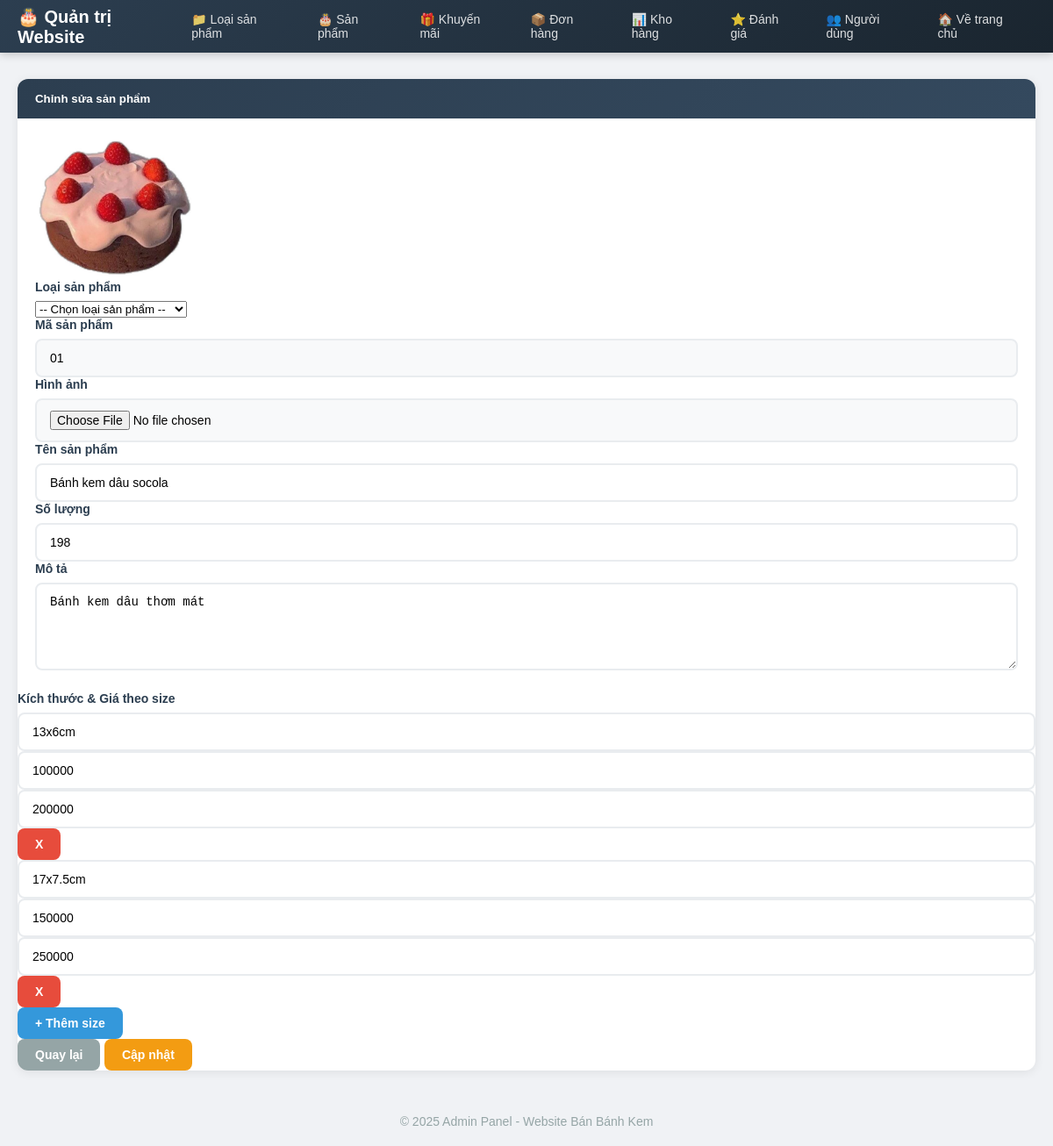
Page /Product/edit/01 (signed in) on the committed database.
### tables this page shows
CREATE TABLE `tblsanpham` (
  `maLoaiSP` varchar(50) NOT NULL,
  `masp` varchar(20) NOT NULL,
  `tensp` varchar(50) NOT NULL,
  `hinhanh` varchar(50) NOT NULL,
  `soluong` int(11) NOT NULL,
  `mota` varchar(200) NOT NULL,
  `createDate` date NOT NULL
);

CREATE TABLE `tbl_sanpham_size` (
  `id` int(11) NOT NULL,
  `masp` varchar(20) NOT NULL,
  `size` varchar(50) NOT NULL,
  `giaNhap` int(11) NOT NULL,
  `giaXuat` int(11) NOT NULL
);

### app/Controller.php (called while the page is built, shortened)
<?php
class Controller {
    public function model($model){
        return new $model;
    }
    public function view($view, $data = []){
        extract($data);
        require "./views/" . $view . ".php";
    }
}

### controllers/Product.php (called while the page is built, shortened)
<?php
class Product extends Controller{
    public function edit($masp){
        $obj = $this->model("AdProducModel");
        $obj2 = $this->model("AdProductTypeModel");
        $producttype = $obj2->all("tblloaisp");
        $product = $obj->find("tblsanpham", $masp);
        $sizes = $obj->getSizesByMasP($masp);
        $this->view("adminPage", [
            "page" => "ProductView",
            "producttype" => $producttype,
            "editItem" => $product,
            "sizes" => $sizes
        ]);
    }
}

### app/App.php (called while the page is built, shortened)
<?php
class App{
    protected $action="Show";
 public function __construct(){
        $arr=array();
        if(isset($_GET["url"])){
            $arr=$this->urlprocess();
        }
        if(isset($arr[0])&& file_exists("./controllers/".$arr[0].".php")){
            unset($arr[0]);
        }
        $this->controller= new $this->controller;
        if(isset($arr[1]) && method_exists($this->controller,$arr[1])){
            $this->action=$arr[1];
        }
        unset($arr[1]);
        $this->param =$arr?array_values($arr):array();
        call_user_func_array(array($this->controller,$this->action),$this->param);
    }
   public function urlprocess(){
        if(isset($_GET["url"])){
           return explode('/', filter_var(trim($_GET["url"],'/')));
        }
        return array();
    }
}

### index.php (called while the page is built, shortened)
<?php
require_once "app/DB.php";
require_once "app/Controller.php";
require_once "app/App.php";
$App = new App();
?>

### app/DB.php (called while the page is built, shortened)
<?php
class DB {
    private $host='localhost';
    private $user='root';
    private $pass='';
    private $dbname='website';
    public function __construct(){
        $this->db=$this->Connect();
    }
    public function Connect(){
        $dsn='mysql:host='.$this->host.';port=3306;dbname='.$this->dbname;
        $pdo=new PDO($dsn,$this->user,$this->pass);
        $pdo->setAttribute(PDO::ATTR_DEFAULT_FETCH_MODE,PDO::FETCH_ASSOC);
        return $pdo;
    }
}

### models/AdProducModel.php (called while the page is built, shortened)
<?php
class AdProducModel extends BaseModel {
    public function find($table, $masp) {
        try {
            $stmt = $this->db->prepare("SELECT * FROM $table WHERE masp = :masp LIMIT 1");
            $stmt->bindParam(":masp", $masp);
            $stmt->execute();
            return $stmt->fetch(PDO::FETCH_ASSOC);
        } catch (PDOException $e) {
            error_log("AdProducModel::find error: " . $e->getMessage());
            return null;
        }
    }
    public function getSizesByMasP($masp) {
        try {
            $sql = "SELECT * FROM tbl_sanpham_size WHERE masp = :masp ORDER BY id ASC";
            $stmt = $this->db->prepare($sql);
            $stmt->bindParam(':masp', $masp);
            $stmt->execute();
            $res = $stmt->fetchAll(PDO::FETCH_ASSOC);
            return $res;
        } catch (PDOException $e) {
            error_log("AdProducModel::getSizesByMasP exception: " . $e->getMessage());
            return [];
        }
    }
}

### views/Back_end/ProductView.php (the view, shortened to what this page needs)
<form
    action="<?php echo isset($data['editItem'])
        ? APP_URL . '/Product/edit/' . $data['editItem']['masp']
        : APP_URL . '/Product/create'; ?>"
    method="post"
    enctype="multipart/form-data"
    class="container mt-4"
>
    <div class="card shadow">
        <div class="card-header bg-primary text-white">
            <h5 class="mb-0">
                <?php echo isset($data['editItem']) ? 'Chỉnh sửa sản phẩm' : 'Thêm sản phẩm mới'; ?>
            </h5>
        </div>
        <div class="card-body row g-3">
            <div class="col-md-6">
                <?php
                if (isset($data['editItem']) && $data['editItem']['hinhanh']) {
                    echo "<img src='" . APP_URL . "/public/images/" . $data['editItem']['hinhanh'] . "' class='img-thumbnail mb-2' style='height: 10rem;'>";
                } else { ?>
                    <img src="<?php echo APP_URL ?>/public/images/defaut.png" class="img-thumbnail mb-2" style="height: 10rem;">
                <?php } ?>
            </div>
            <div class="col-md-6">
                <label class="form-label">Loại sản phẩm</label>
                <select name="txt_maloaisp" class="form-select" required>
                    <option value="">-- Chọn loại sản phẩm --</option>
                </select>
                <br>
                <label class="form-label">Mã sản phẩm</label>
                <input type="text" name="txt_masp" class="form-control"
                    value="<?php echo isset($data['editItem']) ? $data['editItem']['masp'] : ''; ?>"
                    <?php echo isset($data['editItem']) ? 'readonly' : ''; ?> required>
            </div>
            <div class="col-md-6">
                <label class="form-label">Hình ảnh</label>
                <input type="file" name="uploadfile" class="form-control" accept="image/*">
            </div>
            <div class="col-md-6">
                <label class="form-label">Tên sản phẩm</label>
                <input type="text" name="txt_tensp" class="form-control"
                    value="<?php echo isset($data['editItem']) ? $data['editItem']['tensp'] : ''; ?>" required>
            </div>
            <div class="col-md-6">
                <label class="form-label">Số lượng</label>
                <input type="number" name="txt_soluong" class="form-control" min="0"
                    value="<?php echo isset($data['editItem']) ? $data['editItem']['soluong'] : '0'; ?>" required>
            </div>
            <div class="col-md-12">
                <label class="form-label">Mô tả</label>
                <textarea name="txt_mota" rows="3" class="form-control"><?php
                    echo isset($data['editItem']) ? $data['editItem']['mota'] : '';
                ?></textarea>
            </div>
        </div>
<div class="px-4 pb-3">
    <label class="form-label fw-bold">Kích thước & Giá theo size</label>
    <div id="size-container">
        <?php
        if (!empty($data['sizes'])) {
            foreach ($data['sizes'] as $s) {
                echo "
                <div class='row g-2 mb-2 size-row'>
                    <div class='col-md-3'>
                        <input type='text' name='size[]' class='form-control' value='{$s['size']}' required>
                    </div>
                    <div class='col-md-3'>
                        <input type='number' name='giaNhap[]' class='form-control' value='{$s['giaNhap']}' min='0' required placeholder='Giá nhập'>
                    </div>
                    <div class='col-md-3'>
                        <input type='number' name='giaXuat[]' class='form-control' value='{$s['giaXuat']}' min='0' required placeholder='Giá xuất'>
                    </div>
                    <div class='col-md-3'>
                        <button type='button' class='btn btn-danger btn-remove-size w-100'>X</button>
                    </div>
                </div>";
            }
        }
        ?>
    </div>
    <button type="button" id="btn-add-size" class="btn btn-primary mt-2">+ Thêm size</button>
</div>
        <div class="card-footer text-end">
            <a href="<?php echo APP_URL; ?>/Product/" class="btn btn-secondary">Quay lại</a>
            <input type="submit" class="btn btn-<?php echo isset($data['editItem']) ? 'warning' : 'success'; ?>"
                value="<?php echo isset($data['editItem']) ? 'Cập nhật' : 'Lưu'; ?>">
        </div>
    </div>
</form>

### public/css/admin.css (style rules this page uses)
* { margin: 0; padding: 0; box-sizing: border-box; }
body { font-family: Arial, sans-serif; background: #f0f2f5; min-height: 100vh; }
.card { background: #fff; border-radius: 12px; box-shadow: 0 2px 12px rgba(0,0,0,0.08); overflow: hidden; }
.card-header { background: linear-gradient(135deg, #2c3e50 0%, #34495e 100%); color: #fff; padding: 15px 20px; font-weight: 600; font-size: 16px; }
.card-body { padding: 20px; }
.btn { padding: 10px 20px; border-radius: 8px; font-size: 14px; font-weight: 600; cursor: pointer; text-decoration: none; display: inline-flex; align-items: center; gap: 6px; border: none; transition: all 0.3s; }
.btn-primary { background: #3498db; color: #fff; }
.btn-warning { background: #f39c12; color: #fff; }
.btn-danger { background: #e74c3c; color: #fff; }
.btn-secondary { background: #95a5a6; color: #fff; }
.form-label { display: block; margin-bottom: 8px; font-weight: 600; color: #2c3e50; font-size: 14px; }
.form-control { width: 100%; padding: 12px 15px; border: 2px solid #e9ecef; border-radius: 8px; font-size: 14px; transition: border-color 0.3s, box-shadow 0.3s; }
.form-control:read-only { background: #f8f9fa; }
textarea.form-control { min-height: 100px; resize: vertical; }

### rows in the picture
tblsanpham: hinhanh (picture), txt_masp "01", txt_tensp "Bánh kem dâu socola", txt_soluong "198", txt_mota "Bánh kem dâu thơm mát"
tbl_sanpham_size: size "13x6cm", giaNhap "100000", giaXuat "200000"
tbl_sanpham_size: size "17x7.5cm", giaNhap "150000", giaXuat "250000"
